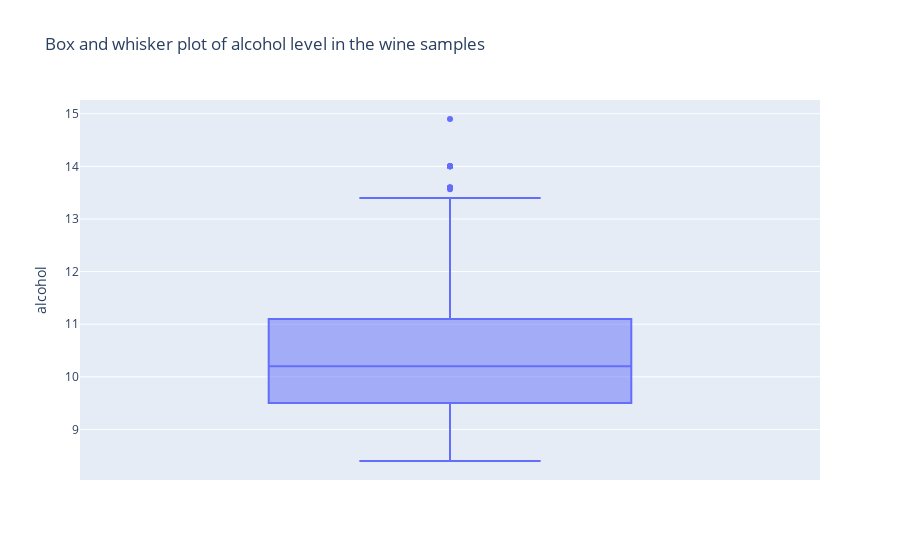

Here is the notebook cell this chart was saved with:
### Code cell
fig = px.box(wine_dataset, y='alcohol', title='Box and whisker plot of alcohol level in the wine samples')
fig.show()

### Figure 1 — Plotly figure (JSON) as saved in the notebook; plotly's stock layout.template omitted (floating-point values rounded to 4 significant figures; data arrays with more than 128 entries replaced by an {"elided": "..."} marker saying what was removed)
{"data": [{"alignmentgroup": "True", "hovertemplate": "alcohol=%{y}<extra></extra>", "legendgroup": "", "marker": {"color": "#636efa"}, "name": "", "notched": false, "offsetgroup": "", "orientation": "v", "showlegend": false, "type": "box", "x0": " ", "xaxis": "x", "y": {"elided": "1143 float values"}, "y0": " ", "yaxis": "y"}], "layout": {"boxmode": "group", "legend": {"tracegroupgap": 0}, "title": {"text": "Box and whisker plot of alcohol level in the wine samples"}, "xaxis": {"anchor": "y", "domain": [0, 1]}, "yaxis": {"anchor": "x", "domain": [0, 1], "title": {"text": "alcohol"}}}}
